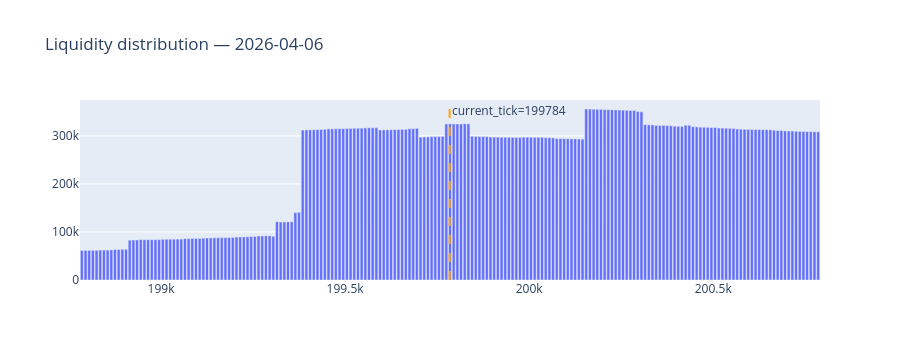

This figure's notebook cell:
### Markdown cell above
**QA purpose**: liquidity distribution snapshot — confirms tick reconstruction is non-empty and centered around current_tick.

### Code cell
latest_dist_d = db.read_query(f"""
SELECT max(date) AS d FROM mart_tvl_distribution_daily_centered WHERE lower(pool) = lower('{POOL}') AND date <= toDate('{END_DATE}')
""")["d"][0]
dist = db.read_query(f"""
SELECT tick_lower, tick_upper, tick_mid, liquidity, tvl_token0, pct_visible_liquidity, current_tick, relative_tick_mid
FROM mart_tvl_distribution_daily_centered
WHERE lower(pool) = lower('{POOL}') AND date = '{latest_dist_d}'
ORDER BY tick_lower
""")
fig = go.Figure()
fig.add_trace(go.Bar(x=dist["tick_mid"].to_list(), y=dist["tvl_token0"].to_list(), name="tvl_token0"))
fig.add_vline(x=int(dist["current_tick"][0]), line_dash="dash", line_color="orange",
              annotation_text=f"current_tick={int(dist['current_tick'][0])}")
fig.update_layout(height=360, title_text=f"Liquidity distribution — {latest_dist_d}")
fig.show()
print(f"distribution rows: {dist.height}")

### Figure 1 — Plotly figure (JSON) as saved in the notebook; plotly's stock layout.template omitted (floating-point values rounded to 4 significant figures; data arrays with more than 128 entries replaced by an {"elided": "..."} marker saying what was removed)
{"data": [{"name": "tvl_token0", "type": "bar", "x": {"elided": "201 int values"}, "y": {"elided": "201 float values"}}], "layout": {"annotations": [{"showarrow": false, "text": "current_tick=199784", "x": 199784, "xanchor": "left", "xref": "x", "y": 1, "yanchor": "top", "yref": "y domain"}], "height": 360, "shapes": [{"line": {"color": "orange", "dash": "dash"}, "type": "line", "x0": 199784, "x1": 199784, "xref": "x", "y0": 0, "y1": 1, "yref": "y domain"}], "title": {"text": "Liquidity distribution — 2026-04-06"}}}
